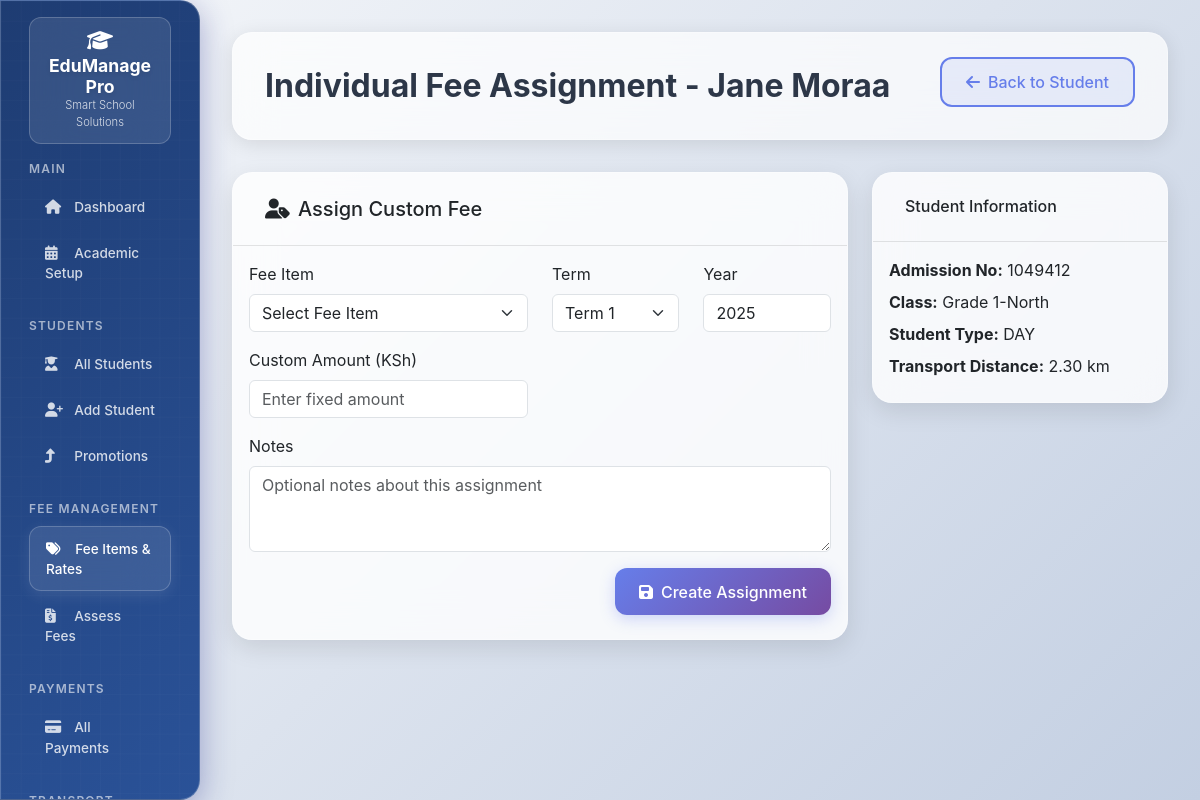
The page /fees/individual/1 (signed in) on the database its author committed.
### models.py (models this page shows, shortened)
class Student(db.Model):
    __tablename__ = "students"
    id = db.Column(db.Integer, primary_key=True)
    admission_no = db.Column(db.String(20), unique=True, nullable=False)
    first_name = db.Column(db.String(100), nullable=False)
    last_name = db.Column(db.String(100), nullable=False)
    date_of_birth = db.Column(db.Date)
    class_id = db.Column(db.Integer, db.ForeignKey("classes.id"), nullable=False)
    stream_id = db.Column(db.Integer, db.ForeignKey("streams.id"))
    student_type = db.Column(db.Enum(StudentType), nullable=False)
    parent_name = db.Column(db.String(100))
    parent_phone = db.Column(db.String(20))
    parent_email = db.Column(db.String(100))
    vehicle_id = db.Column(db.Integer, db.ForeignKey("vehicles.id"))
    transport_distance_km = db.Column(db.Numeric(6, 2))  # Distance from school
    is_active = db.Column(db.Boolean, default=True)
    admission_date = db.Column(db.Date, default=date.today)
    class_obj = db.relationship("Class", backref="students")
    stream = db.relationship("Stream", back_populates="students")
    vehicle = db.relationship("Vehicle", back_populates="students")
    @property
    def full_name(self):
        return f"{self.first_name} {self.last_name}"

class AcademicYear(db.Model):
    __tablename__ = "academic_years"
    id = db.Column(db.Integer, primary_key=True)
    year = db.Column(db.Integer, unique=True, nullable=False)  # e.g., 2024
    start_date = db.Column(db.Date, nullable=False)
    end_date = db.Column(db.Date, nullable=False)
    is_current = db.Column(db.Boolean, default=False)

class Class(db.Model):
    __tablename__ = "classes"
    id = db.Column(db.Integer, primary_key=True)
    name = db.Column(db.String(50), nullable=False, unique=True)  # "Form 1", "Grade 8"
    level = db.Column(db.String(20))  # "Primary", "Secondary"
    next_class_id = db.Column(db.Integer, db.ForeignKey("classes.id"))  # For automatic promotion
    next_class = db.relationship("Class", remote_side=[id])
    streams = db.relationship("Stream", back_populates="class_obj", cascade="all, delete-orphan")

class Stream(db.Model):
    __tablename__ = "streams"
    id = db.Column(db.Integer, primary_key=True)
    class_id = db.Column(db.Integer, db.ForeignKey("classes.id"), nullable=False)
    name = db.Column(db.String(10), nullable=False)  # "A", "B", "C"
    capacity = db.Column(db.Integer, default=40)
    class_obj = db.relationship("Class", back_populates="streams")
    students = db.relationship("Student", back_populates="stream")
    __table_args__ = (db.UniqueConstraint("class_id", "name", name="unique_class_stream"),)

### app.py (the view, shortened to what this page needs)
@app.route('/fees/individual/<int:student_id>', methods=['GET', 'POST'])
@login_required
def individual_fee_assignment(student_id):
    student = Student.query.get_or_404(student_id)
    fee_items = FeeItem.query.filter_by(is_active=True).all()
    current_year = AcademicYear.query.filter_by(is_current=True).first()
    existing_assignments = StudentFeeAssignment.query.filter_by(
        student_id=student_id,
        is_active=True
    ).all()
    return render_template('fees/individual_assignment.html',
                           student=student,
                           fee_items=fee_items,
                           current_year=current_year,
                           existing_assignments=existing_assignments)

### app.py (called while the page is built)
@app.context_processor
def inject_common_vars():
    return {
        'date': date,
        'datetime': datetime,
        'Decimal': Decimal,
        'today': date.today(),  # Current date
        'now': datetime.now()   # Current datetime
    }

@app.context_processor
def inject_enums():
    return {
        'StudentType': StudentType,
        'UserRole': UserRole,
        'PaymentMode': PaymentMode,
        'FeeScope': FeeScope,
        'PromotionStatus': PromotionStatus
    }

@login_manager.user_loader
def load_user(user_id):
    return User.query.get(int(user_id))

### Templates/fees/individual_assignment.html (shortened to what this page needs)
{% extends "base.html" %}
{% block page_title %}Individual Fee Assignment - {{ student.full_name }}{% endblock %}
{% block page_actions %}
<a href="{{ url_for('student_detail', student_id=student.id) }}" class="btn btn-outline-primary">
    <i class="fas fa-arrow-left me-2"></i>Back to Student
</a>
{% endblock %}
{% block content %}
<div class="row">
    <div class="col-lg-8">
        <div class="card">
            <div class="card-header">
                <h5 class="mb-0">
                    <i class="fas fa-user-tag me-2"></i>Assign Custom Fee
                </h5>
            </div>
            <div class="card-body">
                <form method="POST">
                    <div class="row">
                        <div class="col-md-6">
                            <div class="mb-3">
                                <label for="fee_item_id" class="form-label">Fee Item</label>
                                <select class="form-select" id="fee_item_id" name="fee_item_id" required>
                                    <option value="">Select Fee Item</option>
                                </select>
                            </div>
                        </div>
                        <div class="col-md-3">
                            <div class="mb-3">
                                <label for="term" class="form-label">Term</label>
                                <select class="form-select" id="term" name="term" required>
                                    <option value="1">Term 1</option>
                                </select>
                            </div>
                        </div>
                        <div class="col-md-3">
                            <div class="mb-3">
                                <label for="year" class="form-label">Year</label>
                                <input type="number" class="form-control" id="year" name="year"
                                       value="{{ current_year.year if current_year else '' }}" required>
                            </div>
                        </div>
                    </div>
                    <div class="row" id="fixed-amount-group">
                        <div class="col-md-6">
                            <div class="mb-3">
                                <label for="custom_amount" class="form-label">Custom Amount (KSh)</label>
                                <input type="number" class="form-control" id="custom_amount" name="custom_amount"
                                       step="0.01" placeholder="Enter fixed amount">
                            </div>
                        </div>
                    </div>
                    <div class="mb-3">
                        <label for="notes" class="form-label">Notes</label>
                        <textarea class="form-control" id="notes" name="notes" rows="3"
                                  placeholder="Optional notes about this assignment"></textarea>
                    </div>
                    <div class="d-flex justify-content-end">
                        <button type="submit" class="btn btn-primary">
                            <i class="fas fa-save me-2"></i>Create Assignment
                        </button>
                    </div>
                </form>
            </div>
        </div>
    </div>
    <div class="col-lg-4">
        <div class="card">
            <div class="card-header">
                <h6 class="mb-0">Student Information</h6>
            </div>
            <div class="card-body">
                <div class="mb-2">
                    <strong>Admission No:</strong> {{ student.admission_no }}
                </div>
                <div class="mb-2">
                    <strong>Class:</strong> {{ student.class_obj.name }}{% if student.stream %}-{{ student.stream.name }}{% endif %}
                </div>
                <div class="mb-2">
                    <strong>Student Type:</strong> {{ student.student_type.value }}
                </div>
                {% if student.transport_distance_km %}
                <div class="mb-2">
                    <strong>Transport Distance:</strong> {{ student.transport_distance_km }} km
                </div>
                {% endif %}
            </div>
        </div>
    </div>
</div>
{% endblock %}

### Templates/base.html (style rules this page uses)
:root { --primary-gradient: linear-gradient(135deg, #667eea 0%, #764ba2 100%); --modern-gradient: linear-gradient(135deg, #1e3c72 0%, #2a5298 100%); --glass-bg: rgba(255, 255, 255, 0.1); --glass-border: rgba(255, 255, 255, 0.2); --shadow-light: 0 8px 32px rgba(31, 38, 135, 0.37); --shadow-hover: 0 15px 35px rgba(31, 38, 135, 0.5); --border-radius: 20px; --border-radius-small: 12px; --transition: all 0.2s ease; }
body { font-family: 'Inter', -apple-system, BlinkMacSystemFont, 'Segoe UI', sans-serif; background: linear-gradient(135deg, #f5f7fa 0%, #c3cfe2 100%); min-height: 100vh; }
.card { background: rgba(255, 255, 255, 0.8); backdrop-filter: blur(20px); border: 1px solid rgba(255, 255, 255, 0.3); border-radius: var(--border-radius); box-shadow: 0 8px 25px rgba(0, 0, 0, 0.1); transition: var(--transition); margin-bottom: 1.5rem; }
.card-header { background: transparent; border-bottom: 1px solid rgba(0, 0, 0, 0.1); border-radius: var(--border-radius) var(--border-radius) 0 0 !important; padding: 1.5rem 2rem; font-weight: 600; }
.btn { border-radius: var(--border-radius-small); font-weight: 500; transition: var(--transition); border: none; padding: 0.7rem 1.5rem; margin-right: 0.5rem; margin-bottom: 0.5rem; }
.btn:last-child { margin-right: 0; }
.btn-primary { background: linear-gradient(135deg, #667eea 0%, #764ba2 100%); color: white; box-shadow: 0 4px 15px rgba(102, 126, 234, 0.3); }
.btn-outline-primary { border: 2px solid #667eea; color: #667eea; background: rgba(102, 126, 234, 0.1); }

### rows shown on the page
Student: full_name "Jane Moraa", admission_no "1049412", student_type.value "DAY", transport_distance_km "2.30"
AcademicYear: year "2025"
Class: class_obj.name "Grade 1"
Stream: stream.name "North"
